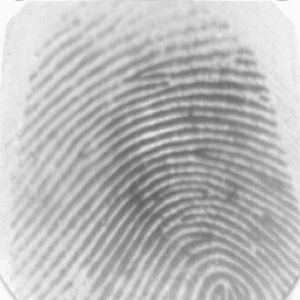
#> input picture data/sample_fingerprints/A.png, 300 x 300 px
$ python minutiae.py
#> lines starting #> are read from the running program, lines starting #| are printed output that depends on the picture; after the words box and inside, x2 and y2 are one past the last pixel; in counts of white or black regions, pixels touching at a corner belong together
import matplotlib.pyplot as plt
from skimage.feature import corner_harris, corner_peaks
from skimage.morphology import skeletonize
import cv2


# Compute an optimal threshold using Otsu’s method
def extract_minutiae(image_path):
#> called with image_path = 'data/sample_fingerprints/A.png'
    img = cv2.imread(image_path, cv2.IMREAD_GRAYSCALE)
#> img is the input picture: shape (300, 300); min 94, max 250, mean 186.8
    _, binary = cv2.threshold(img, 0, 255, cv2.THRESH_BINARY + cv2.THRESH_OTSU)
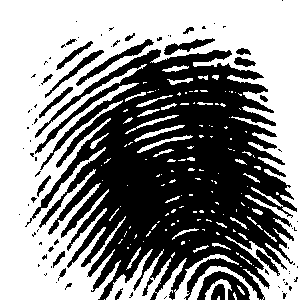
#> binary: shape (300, 300); 54.3% white; 83 black regions (62 under 20 px), largest, box (x1, y1, x2, y2) and area: (25, 49, 297, 300) 37543, (197, 271, 250, 300) 678, (76, 39, 154, 86) 505
    skeleton = skeletonize(binary // 255)  # Convert to binary skeleton
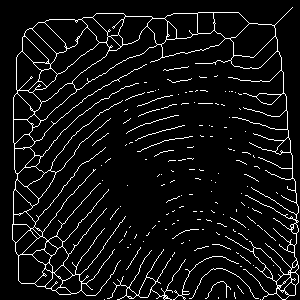
#> skeleton: shape (300, 300) bool; 6.7% white in thin lines or dots
    minutiae_points = corner_peaks(corner_harris(skeleton), min_distance=5)
#> minutiae_points = 487 pairs, first value 5 to 294, second value 5 to 294
    return img, binary, skeleton, minutiae_points


img, binary_image, skeleton, minutiae_points = extract_minutiae(
    "data/sample_fingerprints/A.png"
)

fig, axes = plt.subplots(1, 3, figsize=(15, 5))

axes[0].imshow(img, cmap="gray")
axes[0].set_title("Original Image")

axes[1].imshow(binary_image, cmap="gray")
axes[1].set_title("Binary Image")

axes[2].imshow(skeleton, cmap="gray")
axes[2].scatter(
    minutiae_points[:, 1], minutiae_points[:, 0], c="red", s=15, label="Minutiae"
)
axes[2].set_title("Skeleton + Minutiae")
axes[2].legend()

plt.show()
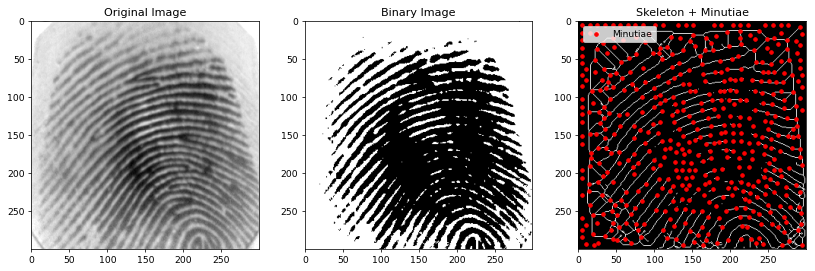
#> figure drawn by matplotlib, 3 panels

$ run again, with data/sample_fingerprints/B.png copied over data/sample_fingerprints/A.png
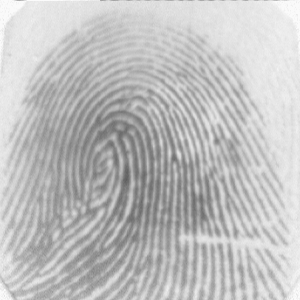
#> input picture data/sample_fingerprints/B.png, 300 x 300 px
#> in extract_minutiae, img is the input picture: shape (300, 300); min 93, max 250, mean 191.3
#> in extract_minutiae, `_, binary = cv2.threshold(img, 0, 255, cv2.THRESH_BINARY + cv2.THRESH_..`:
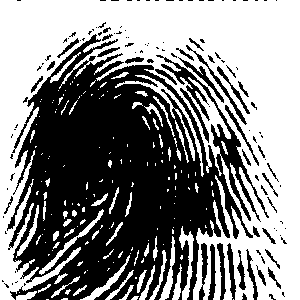
#> binary: shape (300, 300); 53.4% white; 124 black regions (85 under 20 px), largest, box (x1, y1, x2, y2) and area: (7, 34, 269, 300) 37704, (186, 45, 247, 125) 307, (178, 57, 224, 103) 266
#> skeleton: shape (300, 300) bool; 7.7% white in thin lines or dots
#> in extract_minutiae, `minutiae_points = corner_peaks(corner_harris(skeleton), min_distance=5)`: minutiae_points = 514 pairs, first value 5 to 294, second value 5 to 294
#> `plt.show()`:
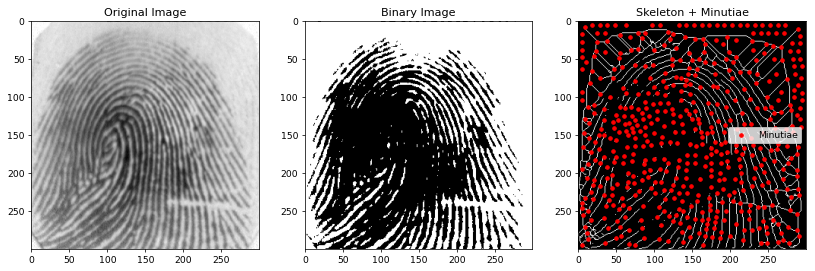
#> figure drawn by matplotlib, 3 panels

$ run again, with data/sample_fingerprints/C.png copied over data/sample_fingerprints/A.png
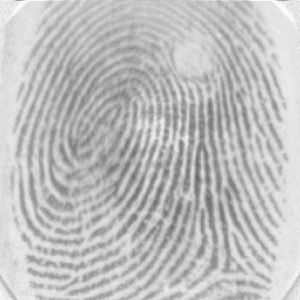
#> input picture data/sample_fingerprints/C.png, 300 x 300 px
#> in extract_minutiae, img is the input picture: shape (300, 300); min 104, max 250, mean 191.1
#> in extract_minutiae, `_, binary = cv2.threshold(img, 0, 255, cv2.THRESH_BINARY + cv2.THRESH_..`:
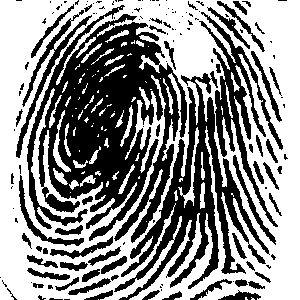
#> binary: shape (300, 300); 56.1% white; 145 black regions (87 under 20 px), largest, box (x1, y1, x2, y2) and area: (27, 5, 187, 243) 19110, (114, 71, 270, 300) 8913, (199, 12, 283, 227) 3462
#> skeleton: shape (300, 300) bool; 9.4% white in thin lines or dots
#> in extract_minutiae, `minutiae_points = corner_peaks(corner_harris(skeleton), min_distance=5)`: minutiae_points = 484 pairs, first value 5 to 294, second value 5 to 294
#> `plt.show()`:
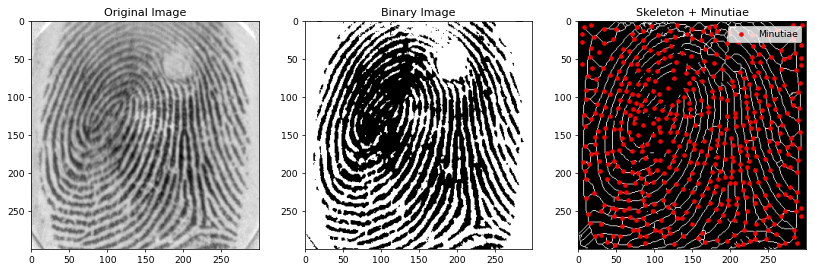
#> figure drawn by matplotlib, 3 panels
